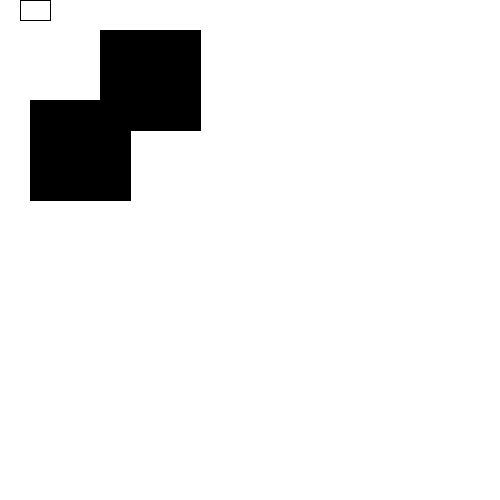
Frame 1 (no input)
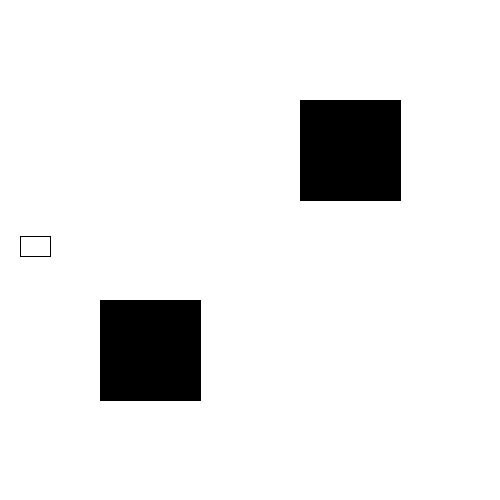
Frame 60 (the mouse pressed at the canvas centre just before this capture)
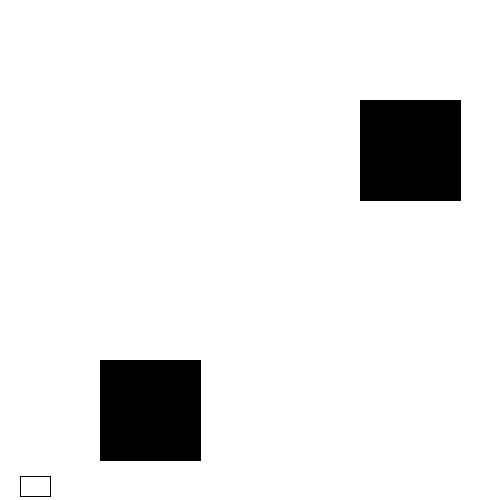
Frame 120 (the mouse held since frame 60 and released just before this capture)

The Processing sketch that drew these frames (run headless with seeded random() and noise(); from frame 60 on, the mouse is pressed at the canvas centre):

// Processing sketch: processing_31259
// ── processing_31259.pde

 Shoe hers = new Shoe(20, 20, 30, 20,4, color(255,255,255));
 Shoe mine =  new Shoe(100, 100, 100, 100,30, color(0));
 Breyon his = new Breyon(100, 100, 100, 100,30, color(0));
void setup(){
  size(500, 500);
  background(256, 176, 232);
  frameRate(20);
 
}
void draw(){
  background(255, 255, 255);
  mine.drive();
  mine.display();
  his.drive();
  his.display();
 hers.display();
 hers.drive();
 
}

class Shoe {
int xPos;
int yPos;
int wid;
int hei;
color col;
int y;
int x;
float z;
float t;
float a;
float c;
int speed=10;
 
  Shoe(int x, int y, int w, int h,int spd, color c){
  xPos = x;
  yPos = y;
  wid = w;
  hei = h;
  col = c;
  speed=spd;
}
 
void display() {
  fill(col);
  rect (xPos, y, wid, hei);
}
 
 
void drive(){
 
  
  y=y+speed;
    
   
   
  if(y>490){
     speed = -speed;
   
}
if(y<0){
  speed = -speed;
}
 
  
}
  
  
  
 }
  
class Breyon {
int xPos;
int yPos;
int wid;
int hei;
color col;
int y;
int x;
float z;
float t;
float a;
float c;
int speed=10;
 
  Breyon(int x, int y, int w, int h,int spd, color c){
  xPos = x;
  yPos = y;
  wid = w;
  hei = h;
  col = c;
  speed=spd;
}
void display() {
  fill(col);
  rect (x, yPos, wid, hei);
}
 
 
void drive(){
 
  
  x=x+speed;
    
   
   
  if(x>490){
     speed = -speed;
   
}
if(x<0){
  speed = -speed;
}
 
  
}
  
  
  
 }
  
